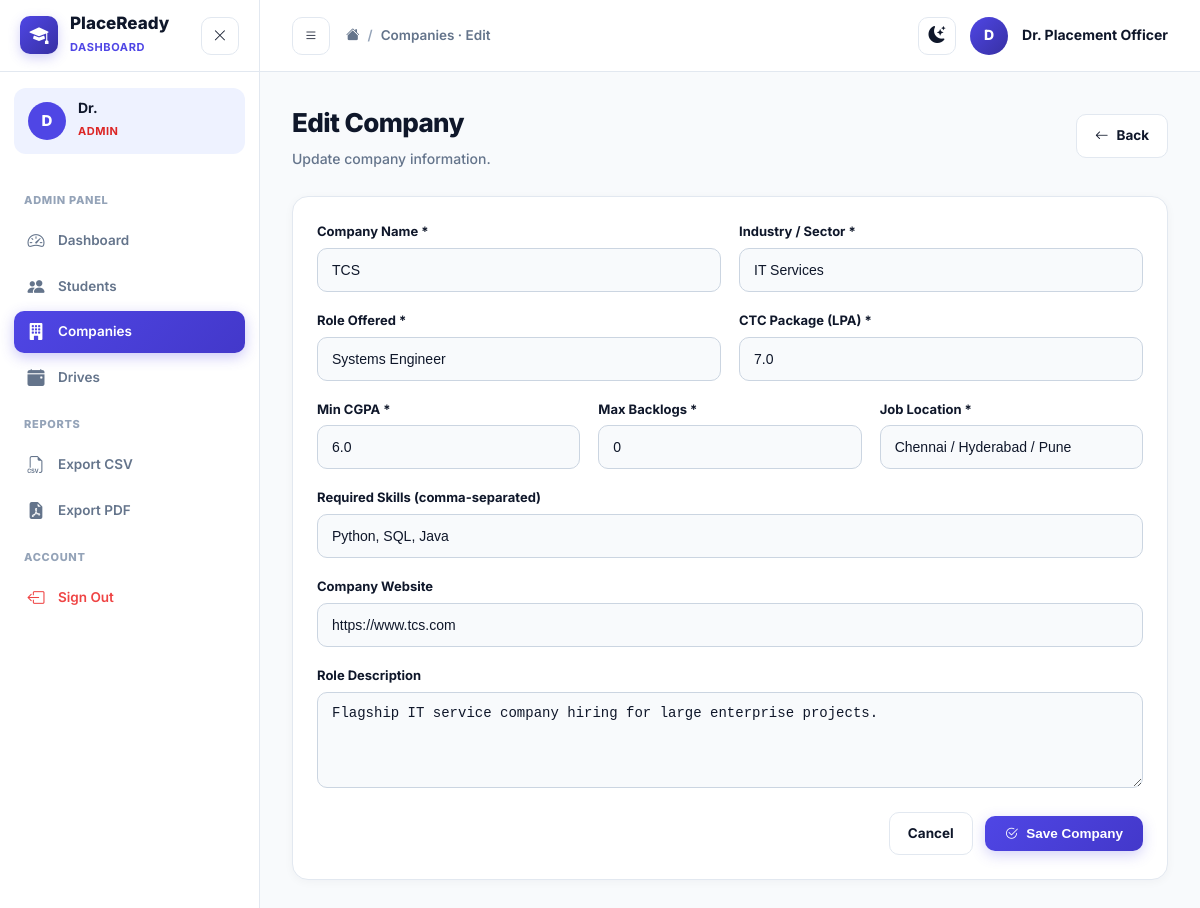
Screenshot of /admin/companies/1/edit (signed in) with the database file from the repository.
### models.py (models this page shows, shortened)
class User(UserMixin, db.Model):
    __tablename__ = 'users'
    id = db.Column(db.Integer, primary_key=True)
    username = db.Column(db.String(80), unique=True, nullable=False, index=True)
    email = db.Column(db.String(120), unique=True, nullable=False, index=True)
    password_hash = db.Column(db.String(255), nullable=False)
    role = db.Column(db.String(20), nullable=False, default='student')  # 'student' or 'admin'
    full_name = db.Column(db.String(120), nullable=False)
    created_at = db.Column(db.DateTime, default=lambda: datetime.now(timezone.utc))
    student_profile = db.relationship('StudentProfile', backref='user', uselist=False, cascade='all, delete-orphan')
    @property
    def is_admin(self):
        return self.role == 'admin'
    @property
    def is_student(self):
        return self.role == 'student'

class Company(db.Model):
    __tablename__ = 'companies'
    id = db.Column(db.Integer, primary_key=True)
    name = db.Column(db.String(120), nullable=False, unique=True)
    industry = db.Column(db.String(80), nullable=False, default='Information Technology')
    role_offered = db.Column(db.String(120), nullable=False)
    package_lpa = db.Column(db.Float, nullable=False)  # in LPA, e.g. 14.5
    min_cgpa = db.Column(db.Float, nullable=False, default=6.5)
    max_backlogs = db.Column(db.Integer, nullable=False, default=0)
    required_skills_json = db.Column(db.Text, nullable=False, default='[]')
    location = db.Column(db.String(120), nullable=False, default='Bangalore / Remote')
    description = db.Column(db.Text, nullable=True)
    website = db.Column(db.String(255), nullable=True)
    created_at = db.Column(db.DateTime, default=lambda: datetime.now(timezone.utc))
    drives = db.relationship('PlacementDrive', backref='company', cascade='all, delete-orphan', lazy=True)
    @property
    def required_skills(self):
        try:
            return json.loads(self.required_skills_json) if self.required_skills_json else []
        except Exception:
            return [s.strip() for s in self.required_skills_json.split(',') if s.strip()]

### routes/admin.py (the view, shortened to what this page needs)
@admin_bp.route('/companies/<int:company_id>/edit', methods=['GET', 'POST'])
@login_required
@admin_required
def edit_company(company_id):
    company = Company.query.get_or_404(company_id)
    form = CompanyForm(obj=company)
    if request.method == 'GET':
        form.required_skills.data = ', '.join(company.required_skills)
    return render_template('admin/company_form.html', form=form, company=company, action='Edit')

### forms.py
class CompanyForm(FlaskForm):
    name = StringField('Company Name', validators=[DataRequired(), Length(max=120)])
    industry = StringField('Industry / Sector', validators=[DataRequired(), Length(max=80)])
    role_offered = StringField('Role Offered', validators=[DataRequired(), Length(max=120)])
    package_lpa = FloatField('CTC Package (in LPA)', validators=[DataRequired(), NumberRange(min=1.0, max=150.0)])
    min_cgpa = FloatField('Minimum CGPA Cutoff', validators=[DataRequired(), NumberRange(min=0.0, max=10.0)])
    max_backlogs = IntegerField('Maximum Allowed Backlogs', validators=[DataRequired(), NumberRange(min=0, max=10)])
    required_skills = StringField('Required Skills (Comma separated, e.g. Python, SQL, DSA)', validators=[Optional()])
    location = StringField('Job Location', validators=[DataRequired(), Length(max=120)])
    website = StringField('Company Website', validators=[Optional(), Length(max=255)])
    description = TextAreaField('Role Description & Requirements', validators=[Optional()])
    submit = SubmitField('Save Company')

### app.py (called while the page is built)
@login_manager.user_loader
def load_user(user_id):
    return db.session.get(User, int(user_id))

### routes/auth.py (called while the page is built)
def admin_required(f):
    @wraps(f)
    def decorated_function(*args, **kwargs):
        if not current_user.is_authenticated:
            return redirect(url_for('auth.login', next=request.url))
        if not current_user.is_admin:
            flash('Access restricted to Placement Officers / Administrators.', 'warning')
            return redirect(url_for('student.dashboard'))
        return f(*args, **kwargs)
    return decorated_function

### templates/admin/company_form.html (shortened to what this page needs)
{% extends "base.html" %}
{% block breadcrumb %}Companies · {{ action }}{% endblock %}
{% block content %}
<div class="page-header">
  <div>
    <h1 class="page-title">{{ action }} Company</h1>
    <p class="page-sub">{{ 'Fill in company and recruitment details.' if action == 'Add' else 'Update company information.' }}</p>
  </div>
  <a href="{{ url_for('admin.companies') }}" class="btn-secondary"><i class="bi bi-arrow-left"></i> Back</a>
</div>
<div class="card form-card">
  <form method="POST" class="auth-form" novalidate>
    <div class="form-row-2">
      <div class="form-group">
        <label class="form-label">Company Name *</label>
        {{ form.name(class="form-control" + (" is-invalid" if form.name.errors else ""), placeholder="e.g. Amazon") }}
      </div>
      <div class="form-group">
        <label class="form-label">Industry / Sector *</label>
        {{ form.industry(class="form-control", placeholder="e.g. Product / Cloud") }}
      </div>
    </div>
    <div class="form-row-2">
      <div class="form-group">
        <label class="form-label">Role Offered *</label>
        {{ form.role_offered(class="form-control", placeholder="e.g. Software Development Engineer - 1") }}
      </div>
      <div class="form-group">
        <label class="form-label">CTC Package (LPA) *</label>
        {{ form.package_lpa(class="form-control", placeholder="14.5", step="0.5") }}
      </div>
    </div>
    <div class="form-row-3">
      <div class="form-group">
        <label class="form-label">Min CGPA *</label>
        {{ form.min_cgpa(class="form-control", placeholder="7.5", step="0.5") }}
      </div>
      <div class="form-group">
        <label class="form-label">Max Backlogs *</label>
        {{ form.max_backlogs(class="form-control", placeholder="0") }}
      </div>
      <div class="form-group">
        <label class="form-label">Job Location *</label>
        {{ form.location(class="form-control", placeholder="Bangalore / Remote") }}
      </div>
    </div>
    <div class="form-group">
      <label class="form-label">Required Skills (comma-separated)</label>
      {{ form.required_skills(class="form-control", placeholder="Python, SQL, DSA, System Design") }}
    </div>
    <div class="form-group">
      <label class="form-label">Company Website</label>
      {{ form.website(class="form-control", placeholder="https://careers.company.com") }}
    </div>
    <div class="form-group">
      <label class="form-label">Role Description</label>
      {{ form.description(class="form-control", rows="4", placeholder="Brief description of the role and selection process…") }}
    </div>
    <div class="form-submit-row">
      <a href="{{ url_for('admin.companies') }}" class="btn-secondary">Cancel</a>
      <button type="submit" class="btn-primary"><i class="bi bi-check2-circle"></i> {{ form.submit.label.text }}</button>
    </div>
  </form>
</div>
{% endblock %}

### templates/base.html (shortened to what this page needs)
<!DOCTYPE html>
<html lang="en" data-theme="light">
<head>
  <link rel="stylesheet" href="https://cdn.jsdelivr.net/npm/bootstrap-icons@1.11.3/font/bootstrap-icons.min.css"/>
  <link rel="stylesheet" href="{{ url_for('static', filename='css/main.css') }}"/>
</head>
<body>
{% if current_user.is_authenticated %}
<aside class="sidebar" id="sidebar">
  <div class="sidebar-header">
    <div class="sidebar-logo">
      <div class="logo-icon"><i class="bi bi-mortarboard-fill"></i></div>
      <div class="logo-text">
        <span class="logo-title">PlaceReady</span>
        <span class="logo-sub">Dashboard</span>
      </div>
    </div>
    <button class="sidebar-close btn-icon" id="sidebarClose"><i class="bi bi-x-lg"></i></button>
  </div>
  <div class="sidebar-user">
    <div class="user-avatar-sm">{{ current_user.full_name[0].upper() }}</div>
    <div>
      <div class="sidebar-username">{{ current_user.full_name.split()[0] }}</div>
      <div class="sidebar-role badge-role-{{ current_user.role }}">{{ 'Admin' if current_user.is_admin else 'Student' }}</div>
    </div>
  </div>
  <nav class="sidebar-nav">
    {% if current_user.is_admin %}
    <div class="nav-section-label">Admin Panel</div>
    <a href="{{ url_for('admin.dashboard') }}" class="nav-link {% if request.endpoint == 'admin.dashboard' %}active{% endif %}">
      <i class="bi bi-speedometer2"></i><span>Dashboard</span>
    </a>
    <a href="{{ url_for('admin.students') }}" class="nav-link {% if request.endpoint in ['admin.students','admin.student_detail'] %}active{% endif %}">
      <i class="bi bi-people-fill"></i><span>Students</span>
    </a>
    <a href="{{ url_for('admin.companies') }}" class="nav-link {% if request.endpoint and ('admin.companies' in request.endpoint or 'admin.add_company' in request.endpoint or 'admin.edit_company' in request.endpoint) %}active{% endif %}">
      <i class="bi bi-building-fill"></i><span>Companies</span>
    </a>
    <a href="{{ url_for('admin.drives') }}" class="nav-link {% if request.endpoint and ('admin.drives' in request.endpoint or 'admin.add_drive' in request.endpoint or 'admin.edit_drive' in request.endpoint) %}active{% endif %}">
      <i class="bi bi-calendar-event-fill"></i><span>Drives</span>
    </a>
    <div class="nav-section-label">Reports</div>
    <a href="{{ url_for('admin.export_csv') }}" class="nav-link">
      <i class="bi bi-filetype-csv"></i><span>Export CSV</span>
    </a>
    <a href="{{ url_for('admin.export_pdf') }}" class="nav-link">
      <i class="bi bi-file-earmark-pdf-fill"></i><span>Export PDF</span>
    </a>
    {% endif %}
    <div class="nav-section-label">Account</div>
    <a href="{{ url_for('auth.logout') }}" class="nav-link nav-link-danger">
      <i class="bi bi-box-arrow-left"></i><span>Sign Out</span>
    </a>
  </nav>
</aside>
<div class="main-wrapper" id="mainWrapper">
  <header class="topnav">
    <div class="topnav-left">
      <button class="btn-icon sidebar-toggle" id="sidebarToggle"><i class="bi bi-list"></i></button>
      <nav aria-label="breadcrumb">
        <ol class="breadcrumb-custom">
          <li><a href="{{ url_for('index') }}"><i class="bi bi-house-fill"></i></a></li>
          <li class="sep">/</li>
          <li>{% block breadcrumb %}Home{% endblock %}</li>
        </ol>
      </nav>
    </div>
    <div class="topnav-right">
      <button class="btn-icon dark-toggle" id="darkToggle" title="Toggle dark mode">
        <i class="bi bi-moon-stars-fill" id="darkIcon"></i>
      </button>
      <div class="topnav-avatar" title="{{ current_user.full_name }}">
        {{ current_user.full_name[0].upper() }}
      </div>
      <span class="topnav-name d-none-sm">{{ current_user.full_name }}</span>
    </div>
  </header>
  <main class="page-content">
    {% block content %}{% endblock %}
  </main>
</div>
{% endif %}
</body>
</html>

### rows the page displays
User: full_name "D", full_name "Dr.", role "ADMIN", full_name "Dr. Placement Officer"
Company: name "TCS", industry "IT Services", role_offered "Systems Engineer", package_lpa "7.0", min_cgpa "6.0", max_backlogs "0", location "Chennai / Hyderabad / Pune", website "https://www.tcs.com", description "Flagship IT service company hiring for large enterprise projects."

### other values shown
{{ action }} "Edit"
